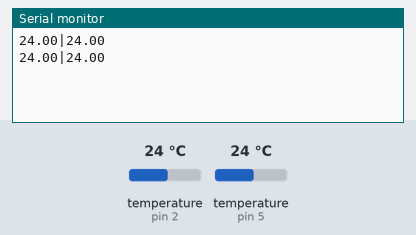
The sketch below on a simulated Arduino Uno, built with avr-gcc and run on an emulated ATmega328P. On the bench: the last lines printed to the serial monitor. The inputs (shaded band) are chosen by the test bench; at power-on: temperature (sensors on pin 2, pin 5) 24 °C.

Above: at 4.8 s.
4.9 s: temperature (sensor on pin 2) set to 12 °C
At 6.5 s:
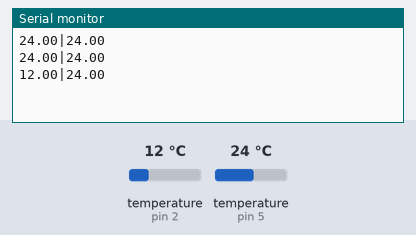
7.3 s: temperature (sensor on pin 5) set to 12 °C
At 9.5 s:
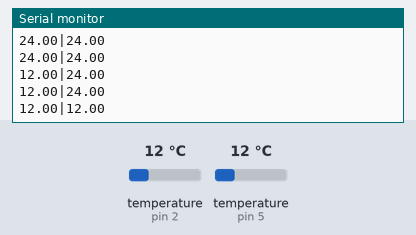
9.7 s: temperature (sensor on pin 2) set to 19 °C
At 11.0 s:
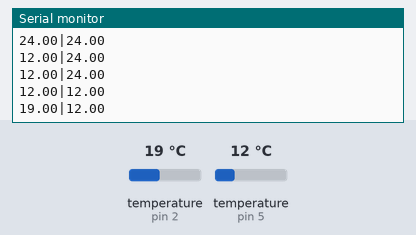
12.1 s: temperature (sensor on pin 5) set to 19 °C
At 14.3 s:
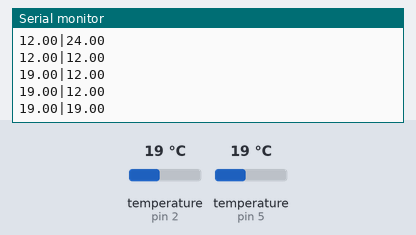
Timing chart, 0 to 15.5 s (numbered marks = the images above; inputs shaded):
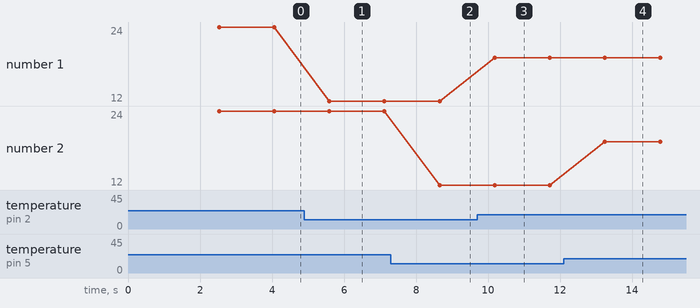

The sketch:

Two-DS18B20-I2C.ino
```cpp
// (licence header left out)
#include <OneWire.h>
#include <DallasTemperature.h>
#include <Wire.h>
#define SLAVE_ADDRESS 0x40

//Define GPIO pin constants
const int POOL_PIN = 2;
const int OUTSIDE_PIN = 5;

//Define the length of our buffer for the I2C interface
const int I2C_BUFFER_LEN = 24;  //IMPORTANT MAX is 32!!!

//Load OneWire - proprietary dallas semiconductor sensor protocol - no license required
OneWire poolTemp(POOL_PIN);
OneWire outsideTemp(OUTSIDE_PIN);

//Load Dallas - proprietary dallas sensor protocol utilizing onewire - no license required
DallasTemperature poolSensor(&poolTemp);
DallasTemperature outsideSensor(&outsideTemp);

//Define I2C buffer
char data[I2C_BUFFER_LEN];
String temperatureData;

//Define variable for timer
long prevMillis = 0;
long interval = 1000;

void setup(void) {
  //Connect to temperature sensor buses
  poolSensor.begin();
  outsideSensor.begin();

  //Start the I2C interface
  Wire.begin(SLAVE_ADDRESS);
  Wire.onRequest(requestEvent);

  //For debugging
  Serial.begin(9600);
}

void loop(void) {
  //Monitor time to read temperature sensors once every defined interval
  //Don't read them faster than every 1 second. they can't respond that fast
  unsigned long currMillis = millis();
  if (currMillis - prevMillis > interval) {
    prevMillis = currMillis;
    readTemperatures();

    //For debugging purposes
    Serial.println(temperatureData);
  }
}

void readTemperatures() {
  //Read all three temperature sensors
  poolSensor.requestTemperatures();
  outsideSensor.requestTemperatures();

  temperatureData = padRight(String(poolSensor.getTempCByIndex(0)) + "|" +
                             String(outsideSensor.getTempCByIndex(0)), I2C_BUFFER_LEN);
}

String padRight(String inStr, int inLen) {
  while (inStr.length() < inLen)
    inStr = inStr + " ";
  return inStr;
}

void requestEvent() {
  //sends data over I2C in the format "88.99|78.12|100.00" where "PoolTemp|SolarTemp|OutsideTemp"
  temperatureData.toCharArray(data,I2C_BUFFER_LEN);
  Wire.write(data);
}
```

Measured:
- after the input at 4.9 s, the serial monitor: prints a new line after 0.69 s (image 1)
- after the input at 7.3 s, the serial monitor: prints a new line after 1.4 s (image 2)
- after the input at 9.7 s, the serial monitor: prints a new line after 0.49 s (image 3)
- after the input at 12.1 s, the serial monitor: prints a new line after 1.1 s (image 4)
- plotted number 1: 24 → 12 after the input at 4.9 s, 12 → 19 after the input at 9.7 s
